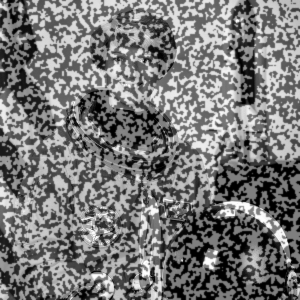
#> input picture getting_started/astronaut0.png, 300 x 300 px, found by its file name
$ python recoverable_displacement_range_first_sweep.py
#> lines starting #> are read from the running program, lines starting #| are printed output that depends on the picture
### src/dictk/image.py
"""Image I/O, grayscale conversion, combination, and inspection utilities."""

import base64
import importlib.resources
from pathlib import Path
from typing import NamedTuple

import imageio.v3 as iio
import numpy as np
from scipy.interpolate import RegularGridInterpolator
from scipy.ndimage import zoom


class PixelCoordinate(NamedTuple):
    """A pixel location in an image's reference frame.

    Attributes:
        x: Horizontal pixel coordinate, increasing left to right.
        y: Vertical pixel coordinate, increasing top to bottom.
    """

    x: int
    y: int


class SubpixelCoordinate(NamedTuple):
    """A sub-pixel location in an image's reference frame.

    Same reference frame as [`PixelCoordinate`](#PixelCoordinate), but
    `x`/`y` are `float`, not `int` -- returned by
    [`dictk.translation.locate_subpixel`](./translation.html#locate_subpixel)
    and [`dictk.grid.locate_subpixel`](./grid.html#locate_subpixel),
    which recover a fractional position via subpixel refinement.
    `PixelCoordinate`'s own `int` fields would silently truncate exactly
    the value those functions exist to preserve.

    Attributes:
        x: Horizontal pixel coordinate, increasing left to right.
        y: Vertical pixel coordinate, increasing top to bottom.
    """

    x: float
    y: float


def subimage(
    *, image: np.ndarray, origin: PixelCoordinate, width: int, height: int
) -> np.ndarray:
    """Extract a width x height crop of `image` with its top-left corner at `origin`.

    `origin` is expressed in `image`'s own pixel reference frame (`image`'s
    top-left corner is `(0, 0)`) and may lie partially or entirely outside
    `image`'s bounds. Wherever the requested region doesn't overlap
    `image`, the corresponding output pixels are zero (black) rather than
    raising an error — so a subimage straddling an edge, or lying
    completely outside `image`, is always a valid, well-shaped result.

    Args:
        image: Source 2D grayscale image array.
        origin: Top-left corner of the region to extract, in `image`'s
            pixel reference frame.
        width: Width of the extracted region in pixels. Must be >= 1.
        height: Height of the extracted region in pixels. Must be >= 1.

    Returns:
        A 2D array of shape (height, width), same dtype as `image`.

    Raises:
        ValueError: If `image` is not 2D, or width or height is less than 1.
    """
    if image.ndim != 2:
        raise ValueError(f"image must be 2D, got shape {image.shape}")
    if width < 1:
        raise ValueError(f"width {width} must be >= 1")
    if height < 1:
        raise ValueError(f"height {height} must be >= 1")

    image_height, image_width = image.shape
    result = np.zeros((height, width), dtype=image.dtype)

    src_x_start = max(origin.x, 0)
    src_y_start = max(origin.y, 0)
    src_x_end = min(origin.x + width, image_width)
    src_y_end = min(origin.y + height, image_height)

    if src_x_start >= src_x_end or src_y_start >= src_y_end:
        return result  # requested region doesn't overlap image at all

    dst_x_start = src_x_start - origin.x
    dst_y_start = src_y_start - origin.y
    dst_x_end = dst_x_start + (src_x_end - src_x_start)
    dst_y_end = dst_y_start + (src_y_end - src_y_start)

    result[dst_y_start:dst_y_end, dst_x_start:dst_x_end] = image[
        src_y_start:src_y_end, src_x_start:src_x_end
    ]
    return result


# [183 lines left out: functions checkerboard, astronaut, is_rgba, rgba_to_gray, combine, brightness and 1 more, not called in this run]


def _backward_map(
    arr: np.ndarray, xs_source: np.ndarray, ys_source: np.ndarray
) -> np.ndarray:
    """Sample `arr` via bilinear interpolation at (xs_source, ys_source).

    Shared by geometric-transform functions (`stretch`, `translate`, ...):
    each computes where every output pixel's source coordinate falls under
    its own inverse transform, then hands the resulting coordinate grids
    here to do the actual sampling. Coordinates outside `arr`'s bounds are
    filled with black (0).

    Args:
        arr: A 2D grayscale image array.
        xs_source: Source x-coordinate for each output pixel, shape (height, width).
        ys_source: Source y-coordinate for each output pixel, shape (height, width).

    Returns:
        A 2D uint8 array, same shape as `arr`.
    """
    height, width = arr.shape
    interpolator = RegularGridInterpolator(
        points=(np.arange(height), np.arange(width)),
        values=arr.astype(np.float64),
        method="linear",
        bounds_error=False,
        fill_value=0.0,
    )
    points = np.stack((ys_source.ravel(), xs_source.ravel()), axis=1)
    deformed = interpolator(points).reshape(arr.shape)
    return np.clip(deformed, 0, 255).astype(np.uint8)


# [42 lines left out: function stretch, not called in this run]


def translate(*, arr: np.ndarray, dx: float = 0.0, dy: float = 0.0) -> np.ndarray:
    """Apply a rigid-body translation: every pixel shifts by (dx, dy).

    A pure displacement, with no change in shape or size — the simplest
    transformation category. Uses the same backward-mapping approach as
    `stretch`, so non-integer displacements are handled with bilinear
    interpolation rather than rounding. Content shifted in from outside
    the original bounds is filled with black (fill value 0).

    Args:
        arr: A 2D grayscale image array.
        dx: Displacement in pixels along the x-axis; positive moves
            content right.
        dy: Displacement in pixels along the y-axis; positive moves
            content down.

    Returns:
        A 2D uint8 array, same shape as `arr`.
    """
    height, width = arr.shape
    xs, ys = np.meshgrid(np.arange(width), np.arange(height))

    # Backward mapping: the source of output pixel (x, y) is (x - dx, y - dy).
    xs_source = xs - dx
    ys_source = ys - dy

    return _backward_map(arr, xs_source, ys_source)


# [171 lines left out: functions rotate, shear, complex_deform, crack_dislocation, not called in this run]


def read(*, path: Path) -> np.ndarray:
    """Read an image file into a NumPy array.

    Args:
        path: Path to the image file.

    Returns:
        The image as a NumPy array.
    """
#> called with path = 'astronaut0.png'
    return iio.imread(path)
#> returned value is the input picture: shape (300, 300); min 0, max 255, mean 120.2


# [72 lines left out: functions write_svg, write, describe, not called in this run]

### docs/userguide/src/getting_started/recoverable_displacement_range_uncentered_demo.py
"""Reproduces `dictk.translation.locate`'s behavior before the fix
documented in Recoverable Displacement Range: kernel content anchored at
the padded array's top-left corner, not centered.

Runs live on every book build, not from a committed snapshot.
"""

from dictk.correlation import _kernel_pad, _window
from dictk.image import PixelCoordinate, read, subimage, translate
from skimage.registration import phase_cross_correlation


def locate_uncentered(
    reference_image,
    current_image,
    reference_point,
    search_center,
    kernel_margin,
    search_margin,
):
    kernel_origin = PixelCoordinate(
        x=reference_point.x - kernel_margin, y=reference_point.y - kernel_margin
    )
    kernel = subimage(
        image=reference_image,
        origin=kernel_origin,
        width=2 * kernel_margin,
        height=2 * kernel_margin,
    )
    search_origin = PixelCoordinate(
        x=search_center.x - search_margin, y=search_center.y - search_margin
    )
    search = subimage(
        image=current_image,
        origin=search_origin,
        width=2 * search_margin,
        height=2 * search_margin,
    )
    kernel, search = _window(kernel=kernel, search=search, windowing=None)
    kernel_padded, _, _ = _kernel_pad(kernel=kernel, shape=search.shape, centered=False)
    shift, _, _ = phase_cross_correlation(
        reference_image=search, moving_image=kernel_padded, normalization="phase"
    )
    return PixelCoordinate(
        x=search_origin.x + int(shift[1]) + kernel_margin,
        y=search_origin.y + int(shift[0]) + kernel_margin,
    )


# [26 lines that do not run on import are left out]

### src/dictk/correlation.py
"""Spatial- and Fourier-domain cross-correlation criteria between a kernel and a search area."""

from enum import Enum

import numpy as np


class WindowingMethod(Enum):
    """Tapering window `window()` can apply before an FFT.

    - HANN: tapers all the way to exactly 0 at both ends.
    - HAMMING: stops short, around 0.08, trading a little residual
      discontinuity for a narrower main lobe in the transformed signal.
    """

    HANN = "hann"
    HAMMING = "hamming"


# [275 lines left out: functions window, _prepare, _safe_divide, _windows, cc, ncc and 2 more, not called in this run]


def _window(
    *,
    kernel: np.ndarray,
    search: np.ndarray,
    windowing: WindowingMethod | None,
) -> tuple[np.ndarray, np.ndarray]:
    """Optionally taper `kernel` and `search` toward zero at their own edges.

    Shared by `phase_correlation` and
    [`dictk.translation.locate`](../translation.html#locate) -- the two
    functions that compare `kernel` against `search` via an FFT-based
    technique, where windowing (if used at all) must happen before that
    comparison, not after.

    Args:
        kernel: The fixed template subimage.
        search: The larger subimage `kernel` is compared against.
        windowing: If given, both `kernel` and `search` are passed through
            `window()` with this method. `None` leaves both untouched --
            including their dtype, so a caller that never windows sees no
            incidental cast either.

    Returns:
        `(kernel, search)`, each windowed independently (or unchanged, if
        `windowing` is `None`).
    """
    if windowing is not None:
        kernel = window(arr=kernel, method=windowing)
        search = window(arr=search, method=windowing)
    return kernel, search


def _kernel_pad(
    *,
    kernel: np.ndarray,
    shape: tuple[int, int],
    centered: bool = False,
) -> tuple[np.ndarray, int, int]:
    """Zero-pad `kernel` up to `shape`.

    Only ever needs `search`'s *shape*, not `search` itself -- unlike
    `_window`, which needs the actual array to taper it, padding `kernel`
    only ever reads how big to grow it. Called on `_window`'s own output,
    when both are used together, so windowing always happens first: pad
    then window would taper the zero-padding along with `kernel`'s real
    content, not just the content itself.

    Args:
        kernel: The fixed template subimage, before padding.
        shape: The `(height, width)` to pad `kernel` up to -- typically
            `search.shape`.
        centered: If `False` (default), all padding goes after `kernel`'s
            own content, which stays anchored at the padded array's
            top-left corner -- `phase_correlation` relies on this exact
            placement for the surfaces it publishes throughout
            Correlation Visualization, so changing this default would
            silently shift every peak position already documented there.
            If `True`, padding is split before/after instead (as evenly
            as possible), centering `kernel`'s content within the padded
            array -- what `translation.locate` needs so FFT phase
            correlation recovers a displacement symmetrically in both
            directions, not just up to `kernel_margin_width`/
            `kernel_margin_height` past `search_center` in the positive
            direction. See [Recoverable Displacement
            Range](../getting_started/recoverable_displacement_range.html)
            for why.

    Returns:
        `(kernel_padded, pad_before_height, pad_before_width)` --
        `kernel_padded` is `shape`-shaped, and the padding actually added
        before `kernel`'s own content in each axis (always `(0, 0)` when
        `centered=False`) -- a caller doing its own offset arithmetic on
        `kernel_padded`'s content needs this to know where that content
        actually sits.
    """
    pad_height = shape[0] - kernel.shape[0]
    pad_width = shape[1] - kernel.shape[1]
    if centered:
        before_height, before_width = pad_height // 2, pad_width // 2
    else:
        before_height, before_width = 0, 0
    kernel_padded = np.pad(
        kernel,
        (
            (before_height, pad_height - before_height),
            (before_width, pad_width - before_width),
        ),
    )
    return kernel_padded, before_height, before_width


# [108 lines left out: function phase_correlation, not called in this run]

### docs/userguide/src/getting_started/recoverable_displacement_range_first_sweep.py
"""The First Sweep: directly triggers the asymmetric-padding bug that
motivates the rest of Recoverable Displacement Range, using
`recoverable_displacement_range_uncentered_demo.py`'s `locate_uncentered`
-- the real, shipped `locate` has already been fixed and would not
reproduce this collapse.

Runs live on every book build, not from a committed snapshot.
"""

from dictk.image import PixelCoordinate, read, translate
from recoverable_displacement_range_uncentered_demo import locate_uncentered

if __name__ == "__main__":
    reference_image = read(path="astronaut0.png")
    p0 = PixelCoordinate(x=150, y=150)
    kernel_margin = 30
    search_margin = 180  # generous -- per Root Cause, size won't help here

    print("| dx | expected | found | match |")
    print("|---|---|---|---|")
    for dx in [10, 20, 25, 29, 30, 31, 40, 60, 90, 120]:
        current_image = translate(arr=reference_image, dx=dx, dy=0)
        expected = PixelCoordinate(x=p0.x + dx, y=p0.y)
        found = locate_uncentered(
            reference_image, current_image, p0, p0, kernel_margin, search_margin
        )
        print(
            f"| {dx} | ({expected.x},{expected.y}) | ({found.x},{found.y}) | {found == expected} |"
        )
#> this loop made 10 passes
#> (shift in locate_uncentered, found) on passes 1 to 10: ([150, 160], (160, 150)), ([150, 170], (170, 150)), ([150, 175], (175, 150)), ([150, 179], (179, 150)), ([150, 180], (180, 150)), ([150, -179], (-179, 150)), ([150, -170], (-170, 150)), ([150, -150], (-150, 150)), ([150, -120], (-120, 150)), ([150, -90], (-90, 150))
#| | 10 | (160,150) | (160,150) | True |
#| | 20 | (170,150) | (170,150) | True |
#| | 25 | (175,150) | (175,150) | True |
#| | 29 | (179,150) | (179,150) | True |
#| | 30 | (180,150) | (180,150) | True |
#| | 31 | (181,150) | (-179,150) | False |
#| | 40 | (190,150) | (-170,150) | False |
#| | 60 | (210,150) | (-150,150) | False |
#> (further printed lines are left out)
#> pass 1, in _backward_map, `deformed = interpolator(points).reshape(arr.shape)`:
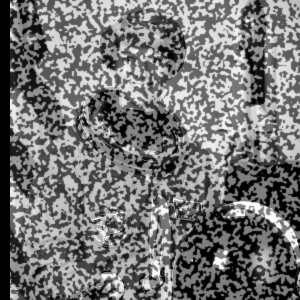
#> deformed: shape (300, 300) float64; min 0, max 255, mean 116.3
#> pass 1, in locate_uncentered, `kernel = subimage( image=reference_image, origin=kernel_origin, width=..`:
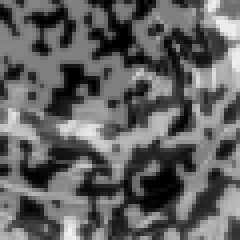
#> kernel: shape (60, 60) (shown 4 times larger); min 0, max 242, mean 97.5
#> pass 1, in locate_uncentered, `search = subimage( image=current_image, origin=search_origin, width=2 ..`:
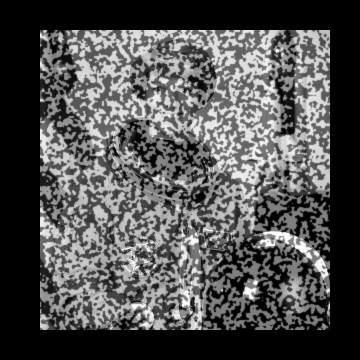
#> search: shape (360, 360); min 0, max 255, mean 80.8

$ run again, with getting_started/astronaut_300w_by_300h.png copied over getting_started/astronaut0.png
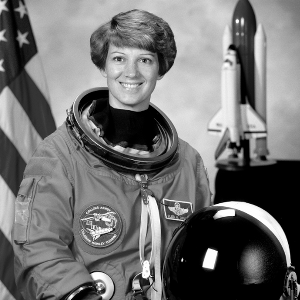
#> input picture getting_started/astronaut_300w_by_300h.png, 300 x 300 px, found by its file name
#> in read, returned value is the input picture: shape (300, 300); min 0, max 255, mean 113.8
#> the loop `for dx in [10, 20, 25, 29, 30, 31, 40, 60, 90, 120]:` made 10 passes
#> (shift in locate_uncentered, found) on passes 1 to 8: ([150, 160], (160, 150)), ([150, 170], (170, 150)), ([150, 175], (175, 150)), ([150, 179], (179, 150)), ([150, 180], (180, 150)), ([150, -179], (-179, 150)), ([150, -170], (-170, 150)), ([150, -150], (-150, 150))
#> (printed output is left out)
#> pass 1, in _backward_map, `deformed = interpolator(points).reshape(arr.shape)`:
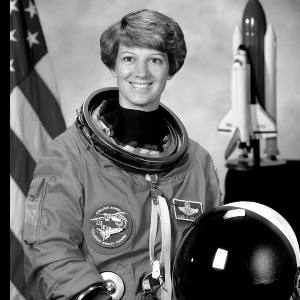
#> deformed: shape (300, 300) float64; min 0, max 255, mean 110.8
#> pass 1, in locate_uncentered, `search = subimage( image=current_image, origin=search_origin, width=2 ..`:
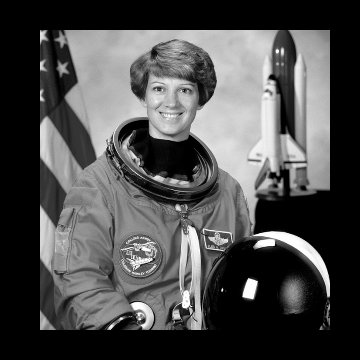
#> search: shape (360, 360); min 0, max 255, mean 77
